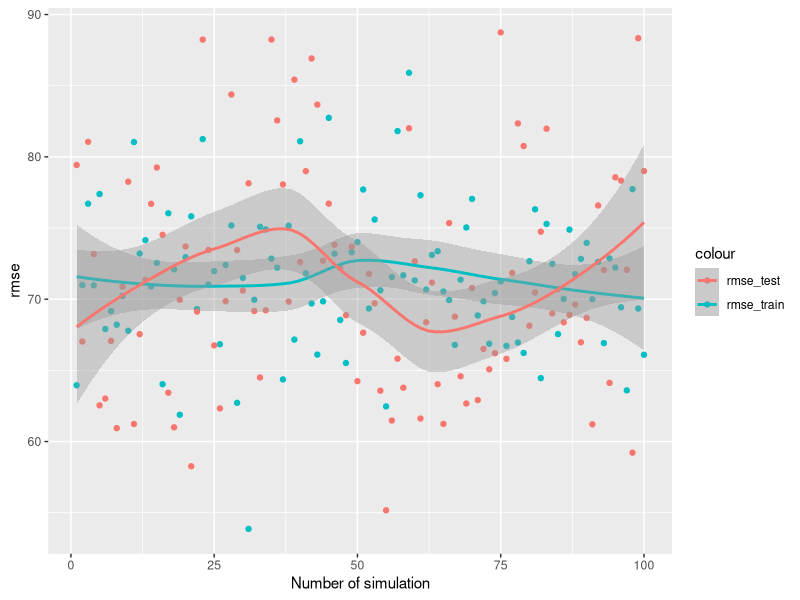
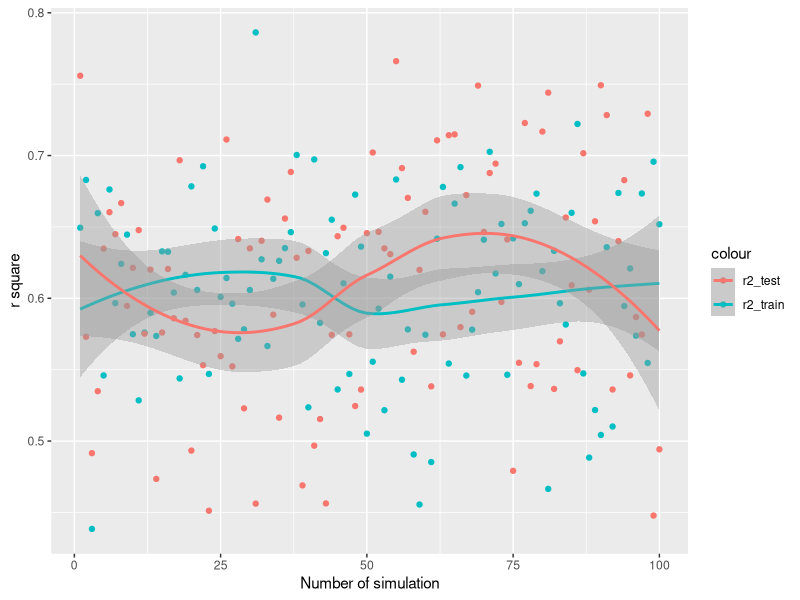

Write the R code that produced these figures, in order.
## ---- chunk 1
options(scipen = 1, digits = 4)
## ---- chunk 2
brain <- read.table("brain.csv", header = TRUE)
head(brain)
summary(brain)
## ---- chunk 3
brain$Sex <- factor(brain$Sex, levels = 1:2, labels = c("Male","Female"))
brain$Age <- factor(brain$Age, levels = 1:2, labels = c("20-46","46+"))
## ---- chunk 4
set.seed(2018)
n <- nrow(brain)
trainset <- sample(1:n, floor(0.7*n))
brain_train <- brain[trainset,]
brain_test <- brain[-trainset,]
## ---- chunk 5
model_alone <- lm(Brain.weight~Sex+Head.size, data = brain_train)
RMSE_train_alone <-sqrt(sum(residuals(model_alone)^2)/nrow(brain_train))
RSS_alone <- sum(residuals(model_alone)^2)
TSS_alone <- sum((brain_train$Brain.weight-mean(brain_train$Brain.weight))^2)
R2_train_alone <- 1-RSS_alone/TSS_alone
pred_alone <- predict(model_alone, newdata = brain_test)
RMSE_test_alone <- sqrt(sum((brain_test$Brain.weight-pred_alone)^2)/nrow(brain_test))
R2_test_alone <- 1-sum((brain_test$Brain.weight-pred_alone)^2)/sum((brain_test$Brain.weight-mean(brain_test$Brain.weight))^2)
## ---- chunk 6
model_all <- lm(Brain.weight~Sex+Head.size+Age, data = brain_train)
coef(model_all)
RMSE_train_all <-sqrt(sum(residuals(model_all)^2)/nrow(brain_train))
RSS_all <- sum(residuals(model_all)^2)
TSS_all <- sum((brain_train$Brain.weight-mean(brain_train$Brain.weight))^2)
R2_train_all <- 1-RSS_all/TSS_all
pred_all <- predict(model_all, newdata = brain_test)
RMSE_test_all <- sqrt(sum((brain_test$Brain.weight-pred_all)^2)/nrow(brain_test))
R2_test_all <- 1-sum((brain_test$Brain.weight-pred_all)^2)/sum((brain_test$Brain.weight-mean(brain_test$Brain.weight))^2)
## ---- chunk 7
tab_rmse <- data.frame(RMSE_train_all,RMSE_train_alone,RMSE_test_all,RMSE_test_alone)
knitr::kable(tab_rmse)
## ---- chunk 8
tab_r2 <- data.frame(R2_train_all,R2_train_alone,R2_test_all,R2_test_alone)
knitr::kable(tab_r2)
## ---- chunk 9
model3 <- lm(Brain.weight~Age+Head.size+Head.size:Age, data = brain_train)
RMSE_train3 <-sqrt(sum(residuals(model3)^2)/nrow(brain_train))
RSS3 <- sum(residuals(model3)^2)
TSS3 <- sum((brain_train$Brain.weight-mean(brain_train$Brain.weight))^2)
R2_train3 <- 1-RSS3/TSS3
pred3 <- predict(model3, newdata = brain_test)
RMSE_test3 <- sqrt(sum((brain_test$Brain.weight-pred3)^2)/nrow(brain_test))
R2_test3 <- 1-sum((brain_test$Brain.weight-pred3)^2)/sum((brain_test$Brain.weight-mean(brain_test$Brain.weight))^2)
## ---- chunk 10
model3_alone <- lm(Brain.weight~Age+Head.size, data = brain_train)
RMSE_train3_alone <-sqrt(sum(residuals(model3_alone)^2)/nrow(brain_train))
RSS3_alone <- sum(residuals(model3_alone)^2)
TSS3_alone <- sum((brain_train$Brain.weight-mean(brain_train$Brain.weight))^2)
R2_train3_alone <- 1-RSS3_alone/TSS3_alone
pred3_alone <- predict(model3_alone, newdata = brain_test)
RMSE_test3_alone <- sqrt(sum((brain_test$Brain.weight-pred3_alone)^2)/nrow(brain_test))
R2_test3_alone <- 1-sum((brain_test$Brain.weight-pred3_alone)^2)/sum((brain_test$Brain.weight-mean(brain_test$Brain.weight))^2)
## ---- chunk 11
tab_rmse <- data.frame(RMSE_train3,RMSE_train3_alone,RMSE_test3,RMSE_test3_alone)
knitr::kable(tab_rmse)
## ---- chunk 12
tab_r2 <- data.frame(R2_train3,R2_train3_alone,R2_test3,R2_test3_alone)
knitr::kable(tab_r2)
## ---- chunk 13
brain_train_young <- dplyr::filter(brain_train, brain_train$Age=="20-46")
brain_test_young <- dplyr::filter(brain_test, brain_test$Age=="20-46")
model4 <- lm(Brain.weight~Head.size, data = brain_train_young)
## ---- chunk 14
brain_train_old <- dplyr::filter(brain_train, brain_train$Age=="46+")
brain_test_old <- dplyr::filter(brain_test, brain_test$Age=="46+")
model5 <- lm(Brain.weight~Head.size, data = brain_train_old)
## ---- chunk 15
summary(model3_alone)
## ---- chunk 16
summary(model4)
## ---- chunk 17
summary(model5)
## ---- chunk 18
Rsq <- function(obs,pred){
  RSS = sum((obs-pred)^2)
  TSS = sum((obs-mean(obs))^2)
  R2 = 1-RSS/TSS
}
## ---- chunk 19
n_train <- 100
n_test <- 50
n <- n_train + n_test
## ---- chunk 20
Head.size <- rnorm(n, mean = mean(brain$Head.size), sd = sd(brain$Head.size))
## ---- chunk 21
Malefreq <- sum(brain$Sex == "Male")/length(brain$Sex)
Sex <- rbinom(n, size = 1, prob = Malefreq)
## ---- chunk 22
youngfreq <- sum(brain$Age == "20-46")/length(brain$Age)
Age <- rbinom(n, size = 1, prob = youngfreq)
## ---- chunk 23
lm_model <- lm(Brain.weight~Age+Sex+Head.size, data = brain)
beta_0 <- summary(lm_model)$coefficients[1,1]
beta_A <- summary(lm_model)$coefficients[2,1]
beta_S <- summary(lm_model)$coefficients[3,1]
beta_H <- summary(lm_model)$coefficients[4,1]
Brain.weight <- beta_0 + beta_A*Age + beta_S*Sex + beta_H * Head.size
## ---- chunk 24
noise <- rnorm(n, mean=0, sd = summary(lm_model)$sigma)
Brain.weight <- Brain.weight + noise
## ---- chunk 25
brain_new <- data.frame(Sex, Age, Brain.weight, Head.size)
## ---- chunk 26
train <- sample(1:n, n_train)
train_set <- brain_new[train,]
test_set <- brain_new[-train,]
## ---- chunk 27
model2 <- function(Sex, Age, Head.size){
  pred = beta_0 + beta_A*Age + beta_S*Sex + beta_H*Head.size
}
## ---- chunk 28
rmse <- function(obs,pred){
  sqrt(mean((obs-pred)^2))
}
## ---- chunk 29
train_set$pred <- model2(train_set$Sex, train_set$Age, train_set$Head.size)
test_set$pred <- model2(test_set$Sex, test_set$Age, test_set$Head.size)
## ---- chunk 30
rmse_train <- rmse(train_set$Brain.weight, train_set$pred)
r2_train <- Rsq(train_set$Brain.weight, train_set$pred)
rmse_test <- rmse(test_set$Brain.weight, test_set$pred)
r2_test <- Rsq(test_set$Brain.weight, test_set$pred)
tab <- data.frame(rmse_train, rmse_test, r2_train, r2_test)
knitr::kable(tab)
## ---- chunk 31
result <- data.frame(1:100,0,0,0,0)
colnames(result) <- c("NO_sim","rmse_train", "rmse_test", "r2_train", "r2_test")
for (i in 1:100){
  Head.size <- rnorm(n, mean = mean(brain$Head.size), sd = sd(brain$Head.size))
  Malefreq <- sum(brain$Sex == "Male")/length(brain$Sex)
Sex <- rbinom(n, size = 1, prob = Malefreq)
  youngfreq <- sum(brain$Age == "20-46")/length(brain$Age)
  Age <- rbinom(n, size = 1, prob = youngfreq)
  lm_model <- lm(Brain.weight~Age+Sex+Head.size, data = brain)
  beta_0 <- summary(lm_model)$coefficients[1,1]
  beta_A <- summary(lm_model)$coefficients[2,1]
  beta_S <- summary(lm_model)$coefficients[3,1]
  beta_H <- summary(lm_model)$coefficients[4,1]
  Brain.weight <- beta_0 + beta_A*Age + beta_S*Sex + beta_H * Head.size
  noise <- rnorm(n, mean=0, sd = summary(lm_model)$sigma)
  Brain.weight <- Brain.weight + noise
  brain_new <- data.frame(Sex, Age, Brain.weight, Head.size)
  train <- sample(1:n, n_train)
  train_set <- brain_new[train,]
  test_set <- brain_new[-train,]
  model2 <- function(Sex, Age, Head.size){
    pred = beta_0 + beta_A*Age + beta_S*Sex + beta_H*Head.size
  }
  train_set$pred <- model2(train_set$Sex, train_set$Age, train_set$Head.size)
  test_set$pred <- model2(test_set$Sex, test_set$Age, test_set$Head.size)
  rmse_train <- rmse(train_set$Brain.weight, train_set$pred)
  r2_train <- Rsq(train_set$Brain.weight, train_set$pred)
  rmse_test <- rmse(test_set$Brain.weight, test_set$pred)
  r2_test <- Rsq(test_set$Brain.weight, test_set$pred)
  result[i,] <- data.frame(i, rmse_train, rmse_test, r2_train, r2_test)
}
## ---- chunk 32
train_rmse_avg <- mean(result$rmse_train)
train_r2_avg <- mean(result$r2_train)
test_rmse_avg <- mean(result$rmse_test)
test_r2_avg <- mean(result$r2_test)
tab_mean <- data.frame(train_rmse_avg, train_r2_avg, test_rmse_avg, test_r2_avg)
knitr::kable(tab_mean)
## ---- chunk 33
library("ggplot2")
ggplot(data = result)+
  geom_point(mapping = aes(x = NO_sim, y = rmse_train, color = "rmse_train"))+
  geom_point(mapping = aes(x = NO_sim, y = rmse_test, color = "rmse_test"))+
  geom_smooth(mapping = aes(x = NO_sim, y = rmse_train, color = "rmse_train"))+
  geom_smooth(mapping = aes(x = NO_sim, y = rmse_test, color = "rmse_test"))+
  labs(x = "Number of simulation", y = "rmse")
## ---- chunk 34
ggplot(data = result)+
  geom_point(mapping = aes(x = NO_sim, y = r2_train, color = "r2_train"))+
  geom_point(mapping = aes(x = NO_sim, y = r2_test, color = "r2_test"))+
  geom_smooth(mapping = aes(x = NO_sim, y = r2_train, color = "r2_train"))+
  geom_smooth(mapping = aes(x = NO_sim, y = r2_test, color = "r2_test"))+
  labs(x = "Number of simulation", y = "r square")
## ---- chunk 35
result2 <- data.frame(1:10,0,0,0,0,0)
colnames(result2) <- c("NO_sim", "sd_noise" ,"rmse_train", "rmse_test", "r2_train", "r2_test")
for (i in 1:10){
  set.seed(2022)
  Head.size <- rnorm(n, mean = mean(brain$Head.size), sd = sd(brain$Head.size))
  Malefreq <- sum(brain$Sex == "Male")/length(brain$Sex)
  Sex <- rbinom(n, size = 1, prob = Malefreq)
  youngfreq <- sum(brain$Age == "20-46")/length(brain$Age)
  Age <- rbinom(n, size = 1, prob = youngfreq)
  lm_model <- lm(Brain.weight~Age+Sex+Head.size, data = brain)
  beta_0 <- summary(lm_model)$coefficients[1,1]
  beta_A <- summary(lm_model)$coefficients[2,1]
  beta_S <- summary(lm_model)$coefficients[3,1]
  beta_H <- summary(lm_model)$coefficients[4,1]
  Brain.weight <- beta_0 + beta_A*Age + beta_S*Sex + beta_H * Head.size
  sd_noise = summary(lm_model)$sigma * (0.5+i*0.5)
  noise <- rnorm(n, mean=0, sd = sd_noise)
  Brain.weight <- Brain.weight + noise
  brain_new <- data.frame(Sex, Age, Brain.weight, Head.size)
  train <- sample(1:n, n_train)
  train_set <- brain_new[train,]
  test_set <- brain_new[-train,]
  model2 <- function(Sex, Age, Head.size){
    pred = beta_0 + beta_A*Age + beta_S*Sex + beta_H*Head.size
  }
  train_set$pred <- model2(train_set$Sex, train_set$Age, train_set$Head.size)
  test_set$pred <- model2(test_set$Sex, test_set$Age, test_set$Head.size)
  rmse_train <- rmse(train_set$Brain.weight, train_set$pred)
  r2_train <- Rsq(train_set$Brain.weight, train_set$pred)
  rmse_test <- rmse(test_set$Brain.weight, test_set$pred)
  r2_test <- Rsq(test_set$Brain.weight, test_set$pred)
  result2[i,] <- data.frame(i, sd_noise, rmse_train, rmse_test, r2_train, r2_test)
}
knitr::kable(result2)
